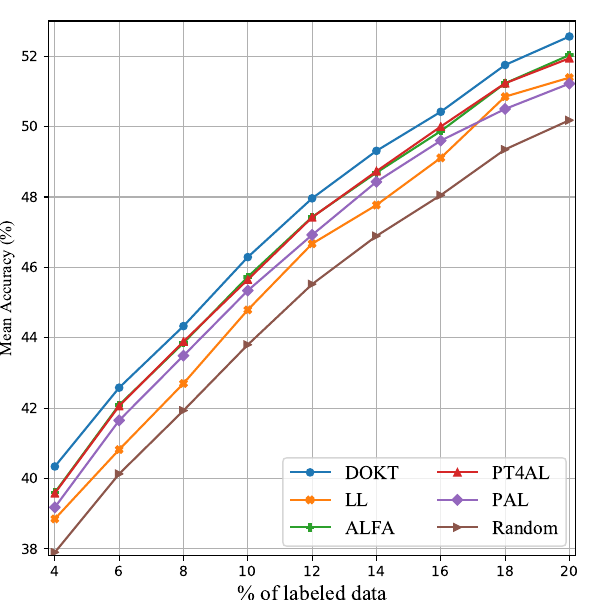

This chart was generated by the following Python code:
import matplotlib
matplotlib.use('Agg')
import matplotlib.pyplot as plt
import seaborn as sns
import numpy as np
import os
import matplotlib.font_manager as font_manager
from sys import argv

from matplotlib.axes import Axes
import numpy as np
from PIL import Image
from subprocess import call
from collections import OrderedDict
import matplotlib.ticker as mticker
from matplotlib.ticker import FormatStrFormatter
from matplotlib.pyplot import MultipleLocator


def plt_props():
    plt.rcParams['font.size'] = 14
    plt.rcParams['axes.labelsize'] = 12
    plt.rcParams['font.family'] = 'sans-serif'
    plt.rcParams['font.style'] = 'normal'
    plt.rcParams['font.variant'] = 'normal' 
    plt.rcParams['xtick.labelsize'] = 12
    plt.rcParams['ytick.labelsize'] = 12
    plt.rcParams['legend.fontsize'] = 14
    plt.rcParams['figure.titlesize'] = 12
    plt.rcParams['figure.figsize'] = (6.2, 6.2)
    plt.rcParams['lines.linewidth'] = 1.5
    plt.rcParams['lines.markersize'] = 5.2

m={}

m['DOKT']='o'
m['Random']='>'
m['ALFA']='P'
m['PT4AL']='^'
m['PAL']='D'
m['LL']='X'



BLEU4_ratios = [item for item in [2, 4, 6, 8, 10, 12, 14, 16, 18, 20]]

BLEU4_DOKT = [34.13,40.34,42.58,44.33,46.29,47.96,49.31,50.42,51.75,52.56 ]
BLEU4_DOKT_error = [0, 0, 0, 0, 0, 0, 0, 0,0,0]
BLEU4_LL = [34.13,38.85,40.82,42.70,44.79,46.67,47.77,49.11,50.85,51.39  ]
BLEU4_LL_error = [0, 0, 0, 0, 0, 0, 0, 0,0,0]
BLEU4_ALFA = [34.13,39.60,42.09,43.85,45.73,47.43,48.69,49.87,51.23,52.03 ]
BLEU4_ALFA_error = [0, 0, 0, 0, 0, 0, 0, 0,0,0]
BLEU4_PT4AL = [34.13,39.58,42.06,43.89,45.65,47.42,48.73,50.00,51.23,51.94 ]
BLEU4_PT4AL_error = [0, 0, 0, 0, 0, 0, 0, 0,0,0]
BLEU4_PAL = [34.13,39.18,41.65,43.49,45.34,46.92,48.43,49.60,50.50,51.22 ]
BLEU4_PAL_error = [0, 0, 0, 0, 0, 0, 0, 0,0,0]
BLEU4_random = [34.13,37.90,40.13,41.93,43.80,45.52,46.89,48.05,49.35,50.18 ]
BLEU4_random_error = [0, 0, 0, 0, 0, 0, 0, 0,0,0]

BLEU4_ratios = BLEU4_ratios[1:];BLEU4_DOKT = BLEU4_DOKT[1:];BLEU4_LL = BLEU4_LL[1:];BLEU4_ALFA = BLEU4_ALFA[1:];BLEU4_PT4AL = BLEU4_PT4AL[1:];BLEU4_PAL = BLEU4_PAL[1:];BLEU4_random = BLEU4_random[1:]
fig, ax = plt.subplots(dpi=500, figsize=(6,6))
plt_props()
#plt.rc('font',family='Times New Roman') 
BLEU4_DOKT_plot = plt.errorbar(BLEU4_ratios, BLEU4_DOKT, label='DOKT', marker=m['DOKT'] )
BLEU4_LL_plot = plt.errorbar(BLEU4_ratios, BLEU4_LL, label='LL', marker=m['LL'] )
BLEU4_ALFA_plot = plt.errorbar(BLEU4_ratios, BLEU4_ALFA, label='ALFA', marker=m['ALFA'] )
BLEU4_PT4AL_plot = plt.errorbar(BLEU4_ratios, BLEU4_PT4AL, label='PT4AL', marker=m['PT4AL'])
BLEU4_PAL_plot = plt.errorbar(BLEU4_ratios, BLEU4_PAL, label='PAL', marker=m['PAL'])
BLEU4_random_plot = plt.errorbar(BLEU4_ratios, BLEU4_random, label='Random', marker=m['Random'])


ax.yaxis.set_major_formatter(FormatStrFormatter('%.f'))
plt.legend(handles=[BLEU4_random_plot, BLEU4_PAL_plot, BLEU4_PT4AL_plot, BLEU4_ALFA_plot,BLEU4_LL_plot,BLEU4_DOKT_plot], loc=4)

font1 = {'family' : 'Times New Roman',
'weight' : 'normal'
}

x_major_locator=MultipleLocator(2)
ax.xaxis.set_major_locator(x_major_locator)
ax.set_xlim(3.8, 20.2)
ax.set_ylim(37.8, 53)



#plt.plot([], [], ' ', label= r"Accuracy on 100% data = 93.50%" + '\n')
plt.legend(ncol=2, loc='lower right', prop=font1, frameon = True)
fig.tight_layout()
plt.xlabel('% of labeled data',font1, size = 15.5)
plt.ylabel('Mean Accuracy (%)',font1, size = 12)  
#plt.text(4.9, 15+19*0.95 , r"BLEU4 for 100% labeled data = 36.2 ", size = 14.5) 
#plt.title('CIFAR-10')
plt.grid(True)
fig.savefig('pretrain_cifar100.pdf',dpi=600,format='pdf')

